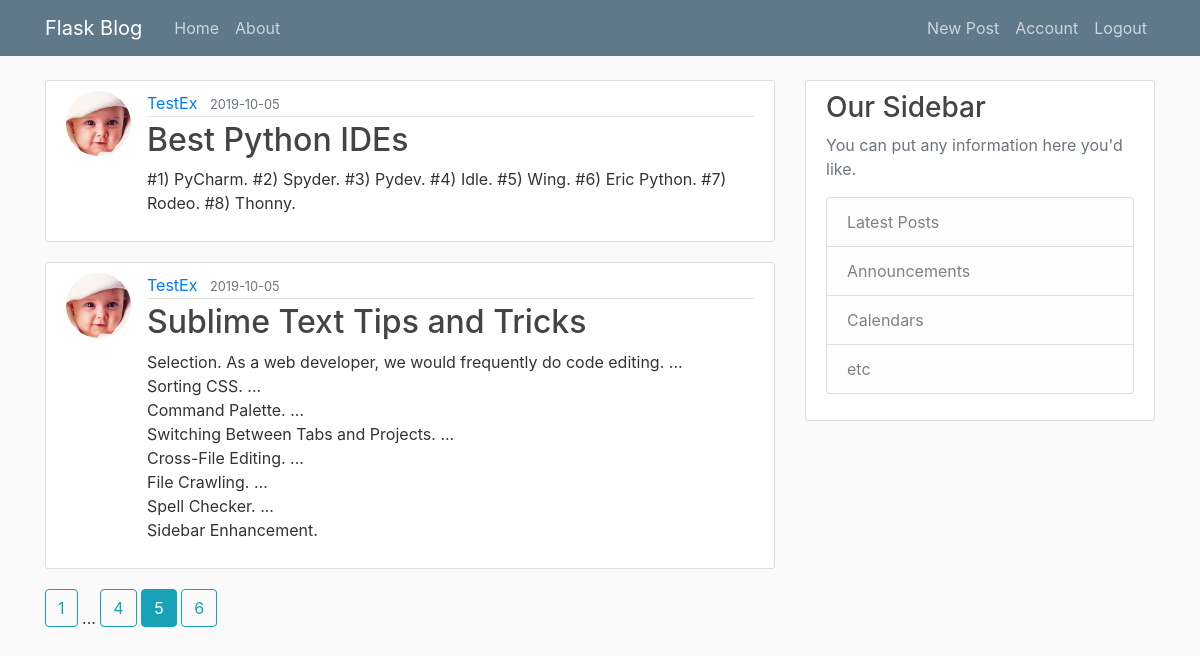
The app's page /home?page=5 (signed in) with its own data.
### flaskblog/models.py (models this page shows, shortened)
class Post(db.Model):
    id = db.Column(db.Integer, primary_key=True)
    title = db.Column(db.String(100), nullable=False)
    date_posted = db.Column(db.DateTime, nullable=False, default=datetime.utcnow)
    Content = db.Column(db.Text,nullable=False)
    user_id = db.Column(db.Integer, db.ForeignKey('user.id'), nullable=False)

class User(db.Model, UserMixin):
    id = db.Column(db.Integer, primary_key=True)
    username = db.Column(db.String(20), unique=True, nullable=False)
    email = db.Column(db.String(120), unique=True, nullable=False)
    image_file = db.Column(db.String(20), nullable=False, default='default.jpg')
    password = db.Column(db.String(60), nullable=False)
    posts = db.relationship('Post', backref='author', lazy=True)

### flaskblog/main/routes.py (the view)
@main.route("/")
@main.route("/home")
def home():
    page = request.args.get('page', 1, type = int)
    posts = Post.query.order_by(Post.date_posted.desc()).paginate(page=page, per_page=2)
    return render_template('webhome.html', posts=posts)

### flaskblog/models.py (called while the page is built)
@login_manager.user_loader
def load_user(user_id):
    return User.query.get(int(user_id))

### flaskblog/templates/webhome.html
{% extends "layout.html" %}
{% block content %}
        {% for post in posts.items %}
            <article class="media content-section">
                <img class="rounded-circle article-img" src="{{ url_for('static', filename='profile_pics/'+ post.author.image_file)}}">
              <div class="media-body">
                <div class="article-metadata">
                  <a class="mr-2" href="{{ url_for('posts.user_posts', username=post.author.username)}}">{{ post.author.username }}</a>
                  <small class="text-muted">{{ post.date_posted.strftime('%Y-%m-%d') }}</small>
                </div>
                <h2><a class="article-title" href="{{ url_for('posts.post', post_id=post.id)}}">{{ post.title  }}</a></h2>
                <p class="article-content">{{ post.Content }}</p>
              </div>
            </article>
        {% endfor %}
         {% for page_num in posts.iter_pages(left_edge=1,right_edge=1,left_current=1,right_current=2) %}
            {% if page_num %}
                {% if posts.page == page_num %}
                    <a class="btn btn-info mb-4" href="{{ url_for('main.home', page=page_num) }}">{{ page_num }}</a>
                {% else %}
                    <a class="btn btn-outline-info mb-4" href="{{ url_for('main.home', page=page_num) }}">{{ page_num }}</a>
                {% endif %}
            {% else %}
                ...
            {% endif %}
        {% endfor %}
{% endblock content %}

### flaskblog/static/main.css (style rules this page uses)
body { background: #fafafa; color: #333333; margin-top: 5rem; }
h1, h2, h3, h4, h5, h6 { color: #444444; }
.content-section { background: #ffffff; padding: 10px 20px; border: 1px solid #dddddd; border-radius: 3px; margin-bottom: 20px; }
.article-title { color: #444444; }
.article-content { white-space: pre-line; }
.article-img { height: 65px; width: 65px; margin-right: 16px; }
.article-metadata { padding-bottom: 1px; margin-bottom: 4px; border-bottom: 1px solid #e3e3e3 }

### records on screen
Post: image_file (picture), author.username "TestEx", date_posted "2019-10-05", title "Best Python IDEs", Content "#1) PyCharm. #2) Spyder. #3) Pydev. #4) Idle. #5) Wing. #6) Eric Python. #7) Rodeo. #8) Thonny."
Post: image_file (picture), author.username "TestEx", date_posted "2019-10-05", title "Sublime Text Tips and Tricks", Content "Selection. As a web developer, we would frequently do code editing. ... Sorting CSS. ... Command Palette. ... Switching Between Tabs and Projects. ... Cross-File Editing. ... File Crawling. ... Spell Checker. ... Sidebar Enhancement."

### other values on screen
{{ page_num }} "1" "4" "6"
{{ page_num }} "5"
